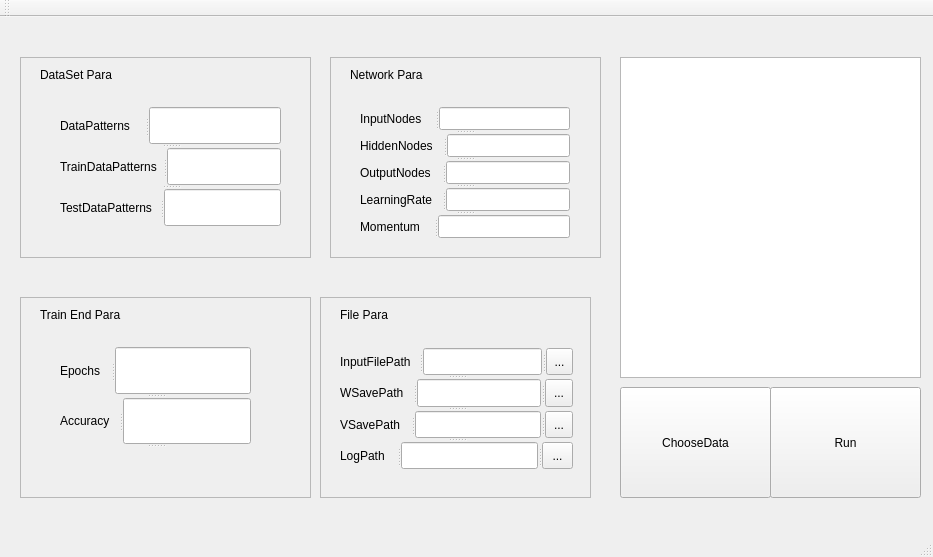
<?xml version="1.0" encoding="UTF-8"?>
<ui version="4.0">
 <class>MainWindow</class>
 <widget class="QMainWindow" name="MainWindow">
  <property name="geometry">
   <rect>
    <x>0</x>
    <y>0</y>
    <width>933</width>
    <height>557</height>
   </rect>
  </property>
  <property name="windowTitle">
   <string>KangarooBPNN</string>
  </property>
  <widget class="QWidget" name="centralWidget">
   <widget class="QPushButton" name="RunBtn">
    <property name="geometry">
     <rect>
      <x>770</x>
      <y>370</y>
      <width>151</width>
      <height>111</height>
     </rect>
    </property>
    <property name="text">
     <string>Run</string>
    </property>
   </widget>
   <widget class="QFrame" name="frame">
    <property name="geometry">
     <rect>
      <x>20</x>
      <y>40</y>
      <width>291</width>
      <height>201</height>
     </rect>
    </property>
    <property name="frameShape">
     <enum>QFrame::StyledPanel</enum>
    </property>
    <property name="frameShadow">
     <enum>QFrame::Raised</enum>
    </property>
    <widget class="QLabel" name="label">
     <property name="geometry">
      <rect>
       <x>20</x>
       <y>10</y>
       <width>91</width>
       <height>16</height>
      </rect>
     </property>
     <property name="text">
      <string>DataSet Para</string>
     </property>
    </widget>
    <widget class="QSplitter" name="splitter_4">
     <property name="geometry">
      <rect>
       <x>40</x>
       <y>50</y>
       <width>221</width>
       <height>119</height>
      </rect>
     </property>
     <property name="orientation">
      <enum>Qt::Vertical</enum>
     </property>
     <widget class="QSplitter" name="splitter">
      <property name="orientation">
       <enum>Qt::Horizontal</enum>
      </property>
      <widget class="QLabel" name="label_2">
       <property name="text">
        <string>DataPatterns</string>
       </property>
      </widget>
      <widget class="QLineEdit" name="DataPatternsEdit"/>
     </widget>
     <widget class="QSplitter" name="splitter_2">
      <property name="orientation">
       <enum>Qt::Horizontal</enum>
      </property>
      <widget class="QLabel" name="label_3">
       <property name="text">
        <string>TrainDataPatterns</string>
       </property>
      </widget>
      <widget class="QLineEdit" name="TrainDataPatternsEdit"/>
     </widget>
     <widget class="QSplitter" name="splitter_3">
      <property name="orientation">
       <enum>Qt::Horizontal</enum>
      </property>
      <widget class="QLabel" name="label_4">
       <property name="text">
        <string>TestDataPatterns</string>
       </property>
      </widget>
      <widget class="QLineEdit" name="TestDataPattensEdit"/>
     </widget>
    </widget>
   </widget>
   <widget class="QFrame" name="frame_2">
    <property name="geometry">
     <rect>
      <x>330</x>
      <y>40</y>
      <width>271</width>
      <height>201</height>
     </rect>
    </property>
    <property name="frameShape">
     <enum>QFrame::StyledPanel</enum>
    </property>
    <property name="frameShadow">
     <enum>QFrame::Raised</enum>
    </property>
    <widget class="QLabel" name="label_5">
     <property name="geometry">
      <rect>
       <x>20</x>
       <y>10</y>
       <width>91</width>
       <height>16</height>
      </rect>
     </property>
     <property name="text">
      <string>Network Para</string>
     </property>
    </widget>
    <widget class="QSplitter" name="splitter_15">
     <property name="geometry">
      <rect>
       <x>30</x>
       <y>50</y>
       <width>210</width>
       <height>131</height>
      </rect>
     </property>
     <property name="orientation">
      <enum>Qt::Vertical</enum>
     </property>
     <widget class="QSplitter" name="splitter_6">
      <property name="orientation">
       <enum>Qt::Horizontal</enum>
      </property>
      <widget class="QLabel" name="label_6">
       <property name="text">
        <string>InputNodes</string>
       </property>
      </widget>
      <widget class="QLineEdit" name="InEdit"/>
     </widget>
     <widget class="QSplitter" name="splitter_7">
      <property name="orientation">
       <enum>Qt::Horizontal</enum>
      </property>
      <widget class="QLabel" name="label_7">
       <property name="text">
        <string>HiddenNodes</string>
       </property>
      </widget>
      <widget class="QLineEdit" name="NeuronEdit"/>
     </widget>
     <widget class="QSplitter" name="splitter_8">
      <property name="orientation">
       <enum>Qt::Horizontal</enum>
      </property>
      <widget class="QLabel" name="label_8">
       <property name="text">
        <string>OutputNodes</string>
       </property>
      </widget>
      <widget class="QLineEdit" name="OutEdit"/>
     </widget>
     <widget class="QSplitter" name="splitter_5">
      <property name="orientation">
       <enum>Qt::Horizontal</enum>
      </property>
      <widget class="QLabel" name="label_28">
       <property name="text">
        <string>LearningRate</string>
       </property>
      </widget>
      <widget class="QLineEdit" name="LREdit"/>
     </widget>
     <widget class="QSplitter" name="splitter_14">
      <property name="orientation">
       <enum>Qt::Horizontal</enum>
      </property>
      <widget class="QLabel" name="label_30">
       <property name="text">
        <string>Momentum</string>
       </property>
      </widget>
      <widget class="QLineEdit" name="MomentumEdit"/>
     </widget>
    </widget>
   </widget>
   <widget class="QFrame" name="frame_3">
    <property name="geometry">
     <rect>
      <x>20</x>
      <y>280</y>
      <width>291</width>
      <height>201</height>
     </rect>
    </property>
    <property name="frameShape">
     <enum>QFrame::StyledPanel</enum>
    </property>
    <property name="frameShadow">
     <enum>QFrame::Raised</enum>
    </property>
    <widget class="QLabel" name="label_21">
     <property name="geometry">
      <rect>
       <x>20</x>
       <y>10</y>
       <width>91</width>
       <height>16</height>
      </rect>
     </property>
     <property name="text">
      <string>Train End Para</string>
     </property>
    </widget>
    <widget class="QSplitter" name="splitter_21">
     <property name="geometry">
      <rect>
       <x>40</x>
       <y>50</y>
       <width>191</width>
       <height>101</height>
      </rect>
     </property>
     <property name="orientation">
      <enum>Qt::Vertical</enum>
     </property>
     <widget class="QSplitter" name="splitter_22">
      <property name="orientation">
       <enum>Qt::Horizontal</enum>
      </property>
      <widget class="QLabel" name="label_22">
       <property name="text">
        <string>Epochs</string>
       </property>
      </widget>
      <widget class="QLineEdit" name="EpochsEdit"/>
     </widget>
     <widget class="QSplitter" name="splitter_23">
      <property name="orientation">
       <enum>Qt::Horizontal</enum>
      </property>
      <widget class="QLabel" name="label_23">
       <property name="text">
        <string>Accuracy</string>
       </property>
      </widget>
      <widget class="QLineEdit" name="AccuracyEdit"/>
     </widget>
     <widget class="QSplitter" name="splitter_24">
      <property name="orientation">
       <enum>Qt::Horizontal</enum>
      </property>
     </widget>
    </widget>
   </widget>
   <widget class="QFrame" name="frame_4">
    <property name="geometry">
     <rect>
      <x>320</x>
      <y>280</y>
      <width>271</width>
      <height>201</height>
     </rect>
    </property>
    <property name="frameShape">
     <enum>QFrame::StyledPanel</enum>
    </property>
    <property name="frameShadow">
     <enum>QFrame::Raised</enum>
    </property>
    <widget class="QLabel" name="label_24">
     <property name="geometry">
      <rect>
       <x>20</x>
       <y>10</y>
       <width>91</width>
       <height>16</height>
      </rect>
     </property>
     <property name="text">
      <string>File Para</string>
     </property>
    </widget>
    <widget class="QSplitter" name="splitter_13">
     <property name="geometry">
      <rect>
       <x>20</x>
       <y>51</y>
       <width>233</width>
       <height>121</height>
      </rect>
     </property>
     <property name="orientation">
      <enum>Qt::Vertical</enum>
     </property>
     <widget class="QSplitter" name="splitter_12">
      <property name="orientation">
       <enum>Qt::Horizontal</enum>
      </property>
      <widget class="QLabel" name="label_25">
       <property name="text">
        <string>InputFilePath</string>
       </property>
      </widget>
      <widget class="QLineEdit" name="InputFileEdit"/>
      <widget class="QToolButton" name="toolButton">
       <property name="text">
        <string>...</string>
       </property>
      </widget>
     </widget>
     <widget class="QSplitter" name="splitter_11">
      <property name="orientation">
       <enum>Qt::Horizontal</enum>
      </property>
      <widget class="QLabel" name="label_26">
       <property name="text">
        <string>WSavePath</string>
       </property>
      </widget>
      <widget class="QLineEdit" name="WEdit"/>
      <widget class="QToolButton" name="toolButton_2">
       <property name="text">
        <string>...</string>
       </property>
      </widget>
     </widget>
     <widget class="QSplitter" name="splitter_10">
      <property name="orientation">
       <enum>Qt::Horizontal</enum>
      </property>
      <widget class="QLabel" name="label_27">
       <property name="text">
        <string>VSavePath</string>
       </property>
      </widget>
      <widget class="QLineEdit" name="VEdit"/>
      <widget class="QToolButton" name="toolButton_3">
       <property name="text">
        <string>...</string>
       </property>
      </widget>
     </widget>
     <widget class="QSplitter" name="splitter_9">
      <property name="orientation">
       <enum>Qt::Horizontal</enum>
      </property>
      <widget class="QLabel" name="label_29">
       <property name="text">
        <string>LogPath</string>
       </property>
      </widget>
      <widget class="QLineEdit" name="LogEdit"/>
      <widget class="QToolButton" name="toolButton_4">
       <property name="text">
        <string>...</string>
       </property>
      </widget>
     </widget>
    </widget>
   </widget>
   <widget class="QTextEdit" name="StatusOutput">
    <property name="geometry">
     <rect>
      <x>620</x>
      <y>40</y>
      <width>301</width>
      <height>321</height>
     </rect>
    </property>
   </widget>
   <widget class="QPushButton" name="pushButton">
    <property name="geometry">
     <rect>
      <x>620</x>
      <y>370</y>
      <width>151</width>
      <height>111</height>
     </rect>
    </property>
    <property name="text">
     <string>ChooseData</string>
    </property>
   </widget>
  </widget>
  <widget class="QMenuBar" name="menuBar">
   <property name="geometry">
    <rect>
     <x>0</x>
     <y>0</y>
     <width>933</width>
     <height>22</height>
    </rect>
   </property>
  </widget>
  <widget class="QToolBar" name="mainToolBar">
   <attribute name="toolBarArea">
    <enum>TopToolBarArea</enum>
   </attribute>
   <attribute name="toolBarBreak">
    <bool>false</bool>
   </attribute>
  </widget>
  <widget class="QStatusBar" name="statusBar"/>
 </widget>
 <layoutdefault spacing="6" margin="11"/>
 <resources/>
 <connections/>
</ui>
